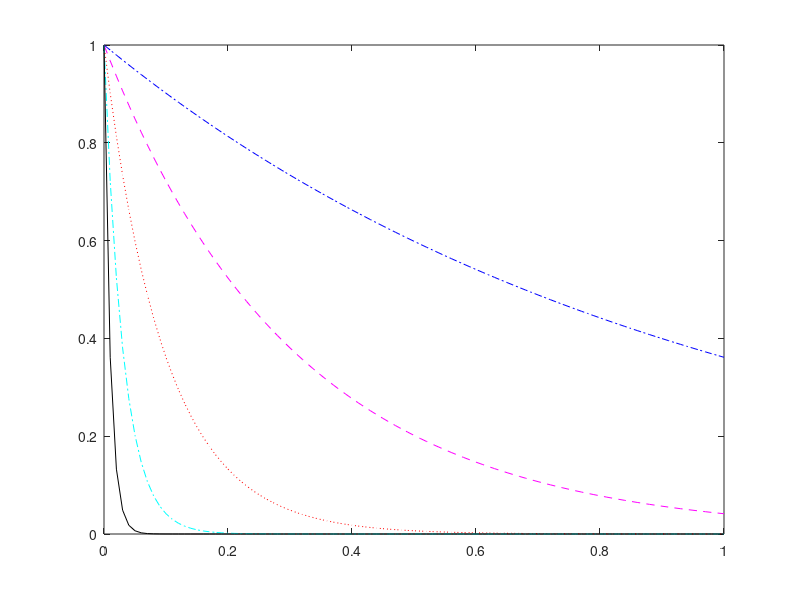
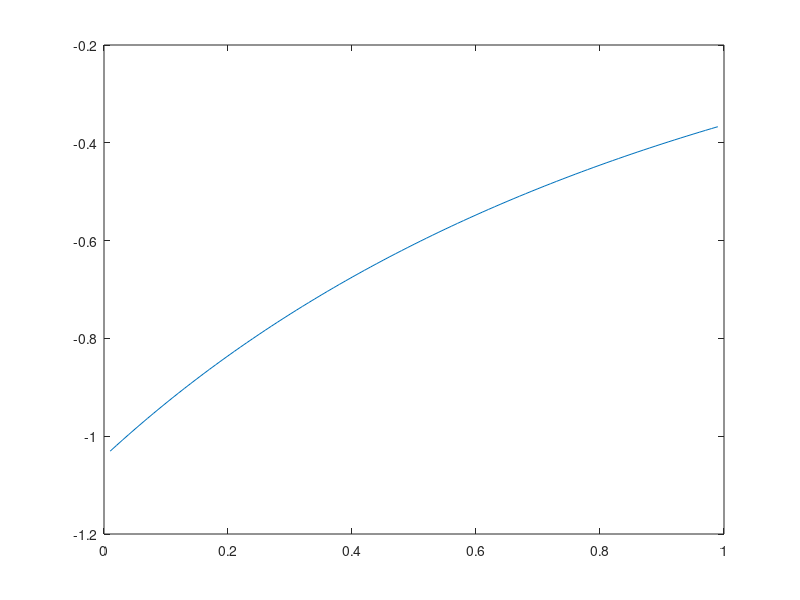

These figures' MATLAB source, in order:
clear all;
close all;

N  = 100;
dx = 1.0/N; 

alpha = 1;
beta  = [1 10 100 1000 10000];

eta = [0:dx:1]';
psi = zeros(N+1,1);

for i=1:5
  psi(:,i) = 4/alpha*atanh(tanh(alpha/4)*exp(-sqrt(alpha*beta(i))*eta));
end

figure(1); 
plot(eta, psi(:,1), 'b-.');

hold;
plot(eta, psi(:,2), 'm--');
plot(eta, psi(:,3), 'r:');
plot(eta, psi(:,4), 'c-.');
plot(eta, psi(:,5), 'k-');
hold off;

figure(2);
plot(eta(2:end-1), (psi(3:end,1)-psi(1:end-2,1))./(eta(3:end)-eta(1:end-2)))

